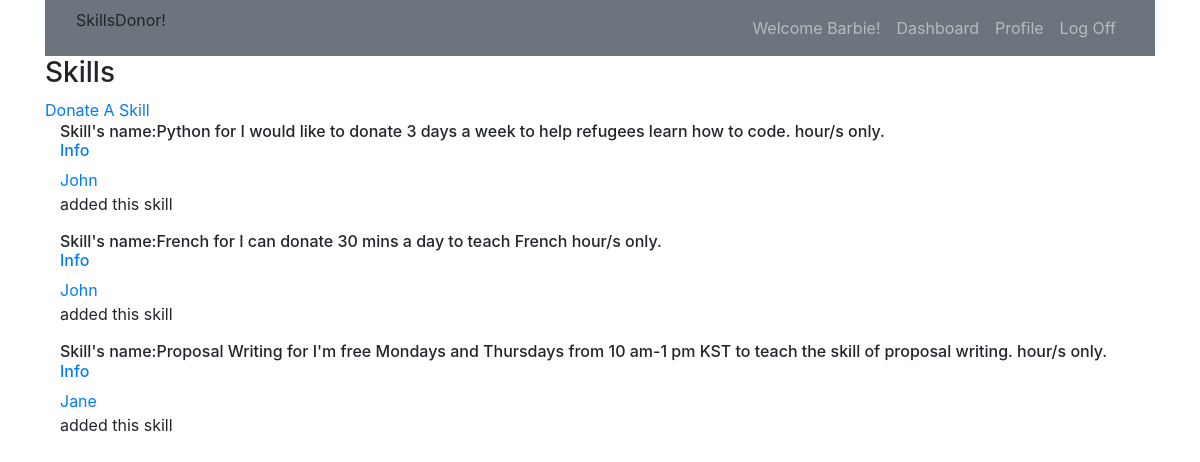
Screenshot of /dashboard (signed in) with the database file from the repository.
### skills_app/models.py (models this page shows)
class User(models.Model):
    first_name = models.CharField(max_length=12)
    last_name = models.CharField(max_length= 14)
    email = models.CharField(max_length=55)
    password = models.CharField(max_length=20)
    confirmpw = models.CharField(max_length = 20)
    bio= models.TextField()
    profile_img= models.ImageField(upload_to="images", null=True)
    created_at = models.DateTimeField(auto_now_add=True)
    updated_at = models.DateTimeField(auto_now= True)
    objects = UserManager()

class Skill(models.Model):
    posted_by = models.ForeignKey(User, related_name = "user_skills", on_delete=models.CASCADE, null=True, blank = True)
    location = models.CharField(max_length=14)
    skill= models.TextField()
    profession= models.CharField(max_length=20)
    time= models.CharField(max_length=10)
    objects = SkillManager()

### skills_app/views.py (the view)
# urls.py: path('dashboard', views.dashboard),
def dashboard(request):
    if 'user_id' not in request.session:
        return redirect('/')
    user = User.objects.get(id = request.session['user_id'])
    context = {
        'user': user,
        'skills': Skill.objects.all(),
    }
    return render(request, "dashboard.html",context)

### skills_app/templates/dashboard.html (shortened to what this page needs)
<!DOCTYPE html>
<html lang="en">
<head>
    <link rel="stylesheet" href="https://maxcdn.bootstrapcdn.com/bootstrap/4.0.0/css/bootstrap.min.css"
>
</head>
<body>
<div class="container mx-auto">
    <nav class="navbar navbar-expand-sm bg-secondary navbar-dark">
        <div class="col-sm-4 col-md-4">
            <p>SkillsDonor!</p>
        </div>
    <div class="col">
        <ul class="navbar-nav float-sm-right">
            <li class="nav-item">
                <a class="nav-link" href="#"> Welcome {{ user.first_name }}!</a>
            </li>
            <li class="nav-item">
                <a class="nav-link" href="/dashboard">Dashboard</a>
            </li>
            <li class="nav-item">
                <a class="nav-link" href="/user/{{user.id}}">Profile</a>
            </li>
            <li class="nav-item">
                <a class="nav-link" href="/logout">Log Off</a>
            </li>
        </ul>
    </div>
    </nav>
    <h3>Skills</h3>
    <a href="/skill_form">Donate A Skill</a>
    {% for skill in skills %}
    <div class="container-fluid">
        <h6>Skill's name:{{skill.skill}} for {{skill.time}} hour/s only.<br><a href="/skill/{{skill.id}}">Info</a>  </h6>
            <a href="/user/{{skill.posted_by.id}}">{{skill.posted_by.first_name}}</a><p>added this skill</p>
    </div>
    {% endfor %}
</div>
</body>
</html>

### rows the page displays
User: first_name "Barbie"
Skill: skill "Python", time "I would like to donate 3 days a week to help refugees learn how to code.", posted_by.first_name "John"
Skill: skill "French", time "I can donate 30 mins a day to teach French", posted_by.first_name "John"
Skill: skill "Proposal Writing", time "I'm free Mondays and Thursdays from 10 am-1 pm KST to teach the skill of proposal writing.", posted_by.first_name "Jane"
